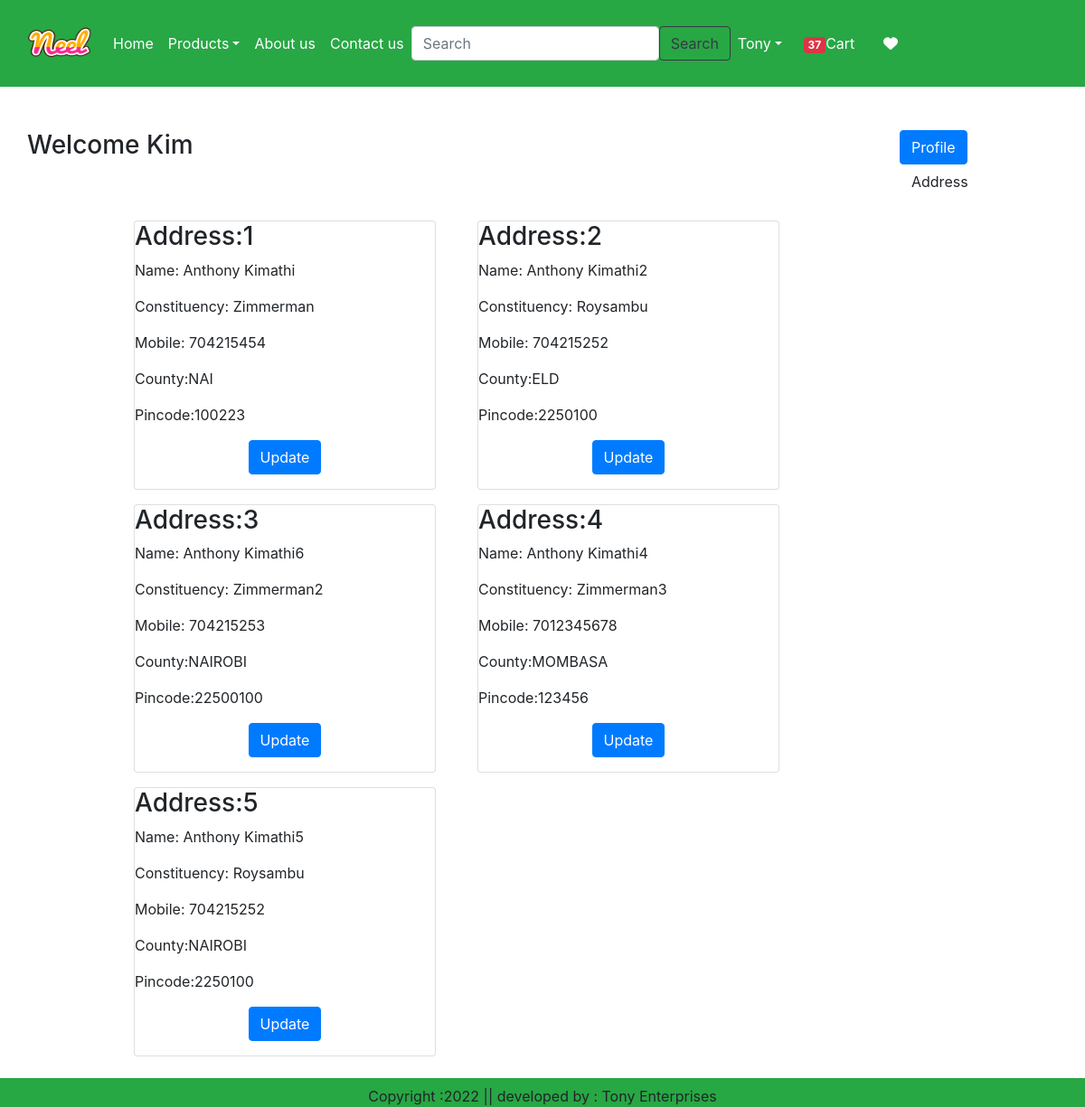
The page /address/ (signed in) on the database its author committed.
### djangoProjectWeb/models.py (models this page shows, shortened)
class Customer(models.Model):
    user = models.ForeignKey(User, on_delete=models.CASCADE)
    name = models.CharField(max_length=200)
    constituency = models.CharField(max_length=200)
    mobile = models.IntegerField(default=0)
    zipcode = models.IntegerField()
    county = models.CharField(choices=COUNTY_CHOICES, max_length=100)

### djangoProjectWeb/views.py (the view)
# urls.py: path('address/', views.address, name='address'),
def address(request):
    totalitem = 0
    wishitem = 0
    if request.user.is_authenticated:
        wishitem = len(Wishlist.objects.filter(user=request.user))
        totalitem = len(Cart.objects.filter(user=request.user))
    add = Customer.objects.filter(user=request.user)
    return render(request, 'address.html', locals())

### templates/address.html (shortened to what this page needs)
{% extends 'master.html' %}
{% load static %}
{% block content %}
    <div class="container my-5">
        <div class="row">
            <h3>Welcome<span class="text-capitalize"> {{ request.user }}</span></h3>
            <div class="col-sm-2 border-danger">
                <ul class="list-unstyled">
                    <li class="d-inline-flex"><a href="{% url 'profile' %}" class="btn btn-primary">Profile</a></li>
                    <li class="d-inline-flex"><a href="{% url 'address' %}" class="btn">Address</a></li>
                </ul>
            </div>
            <div class="col-sm-8 offset-sm-1">
                <div class="row">
                    {% for ad in add %}
                        <div class="col-sm-6">
                            <div class="card m-2">
                                <h3>
                                    Address:{{ forloop.counter }}
                                </h3>
                                <p>Name: {{ ad.name }}</p>
                                <p>Constituency: {{ ad.constituency }}</p>
                                <p>Mobile: {{ ad.mobile }}</p>
                                <p>County:{{ ad.county }}</p>
                                <p>Pincode:{{ ad.zipcode }}</p>
                                <p class="text-center"><a href="{% url 'updateAdress' pk=ad.id %}" type="button" class="btn btn-primary">Update</a></p>
                            </div>
                        </div>
                    {% endfor %}
                </div>
            </div>
        </div>
    </div>
{% endblock content %}

### rows shown on the page
Customer: name "Anthony Kimathi", constituency "Zimmerman", mobile "704215454", county "NAI", zipcode "100223"
Customer: name "Anthony Kimathi2", constituency "Roysambu", mobile "704215252", county "ELD", zipcode "2250100"
Customer: name "Anthony Kimathi6", constituency "Zimmerman2", mobile "704215253", county "NAIROBI", zipcode "22500100"
Customer: name "Anthony Kimathi4", constituency "Zimmerman3", mobile "7012345678", county "MOMBASA", zipcode "123456"
Customer: name "Anthony Kimathi5", constituency "Roysambu", mobile "704215252", county "NAIROBI", zipcode "2250100"

### other values the page prints
{{ totalitem }} "37"
{{ request.user }} "Kim"
